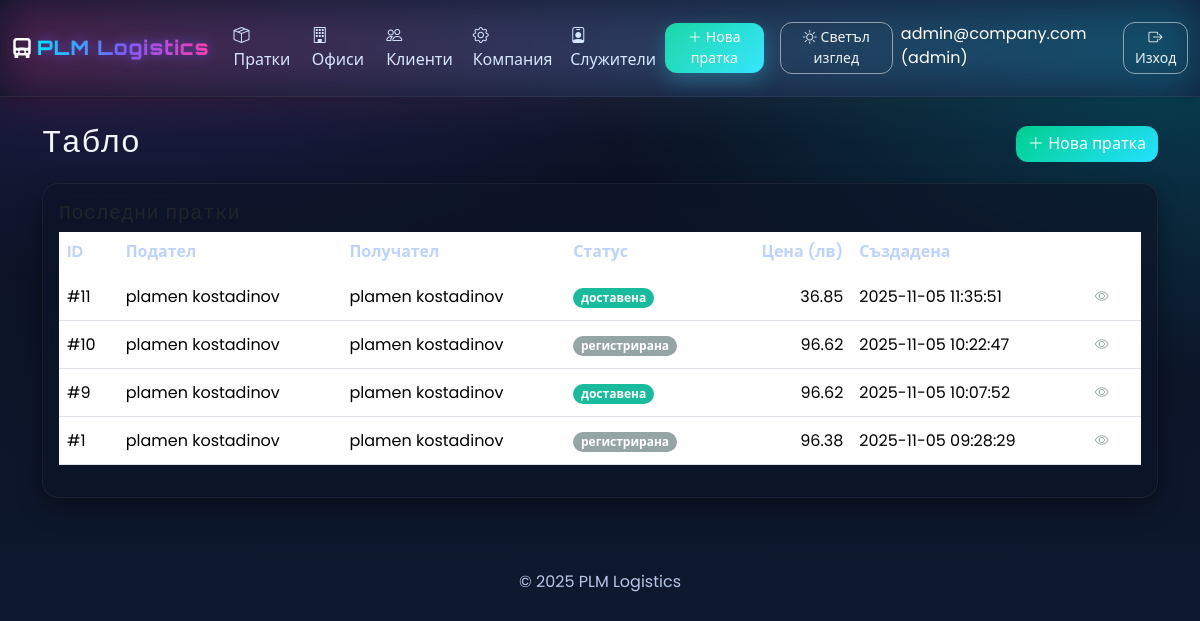
Page /shipments (signed in) on the committed database.
### tables this page shows
CREATE TABLE users (
    id INTEGER PRIMARY KEY AUTOINCREMENT,
    email TEXT UNIQUE NOT NULL,
    password_hash TEXT NOT NULL,
    role TEXT NOT NULL CHECK(role IN ('employee','client','admin','courier')),
    created_at TEXT NOT NULL DEFAULT (datetime('now'))
);

CREATE TABLE shipments (
    id INTEGER PRIMARY KEY AUTOINCREMENT,
    sender_client_id INTEGER NOT NULL,
    recipient_client_id INTEGER NOT NULL,
    origin_office_id INTEGER,
    destination_office_id INTEGER,
    delivery_address TEXT,
    pickup_address TEXT,
    weight_kg REAL NOT NULL CHECK(weight_kg > 0),
    distance_km REAL NOT NULL DEFAULT 1.0,
    to_office INTEGER NOT NULL CHECK (to_office IN (0,1)),
    size TEXT NOT NULL DEFAULT 'M', -- 'S','M','L'
    return_to_office INTEGER NOT NULL DEFAULT 0,
    return_office_id INTEGER,
    price REAL NOT NULL,
    status TEXT NOT NULL CHECK(status IN ('registered','in_transit','delivered')) DEFAULT 'registered',
    registered_by_employee_id INTEGER NOT NULL,
    courier_employee_id INTEGER,
    registered_at TEXT NOT NULL DEFAULT (datetime('now')),
    delivered_at TEXT,
    FOREIGN KEY(sender_client_id) REFERENCES clients(id),
    FOREIGN KEY(recipient_client_id) REFERENCES clients(id),
    FOREIGN KEY(origin_office_id) REFERENCES offices(id),
    FOREIGN KEY(destination_office_id) REFERENCES offices(id),
    FOREIGN KEY(return_office_id) REFERENCES offices(id),
    FOREIGN KEY(registered_by_employee_id) REFERENCES employees(id),
    FOREIGN KEY(courier_employee_id) REFERENCES employees(id)
);

### app/blueprints/shipments.py (the view)
@bp.route('/shipments', endpoint='shipments_list')
def shipments_list():
    user = current_user()  # проверка кой е логнат
    if not user:
        return redirect(url_for('auth.login'))
    db = get_db()
    base_query = """
        SELECT s.*, sc.first_name||' '||sc.last_name as sender_name,
               rc.first_name||' '||rc.last_name as recipient_name
        FROM shipments s
        JOIN clients sc ON sc.id = s.sender_client_id
        JOIN clients rc ON rc.id = s.recipient_client_id
    """
    params = []
    if user['role'] == 'client':
        me = db.execute("SELECT id FROM clients WHERE user_id=?", (user['id'],)).fetchone()
        base_query += " WHERE s.sender_client_id=? OR s.recipient_client_id=?"
        params += [me['id'], me['id']]
    base_query += " ORDER BY s.id DESC"
    shipments = db.execute(base_query, params).fetchall()
    return render_template("shipments_list.html", title="Пратки", shipments=shipments)

### app/db.py (called while the page is built)
def ensure_file_exists(pathlike):
    p = Path(pathlike)
    if not p.exists():
        p.touch()

def get_db():
    if "db" not in g:
        db_path = current_app.config["DATABASE"]
        g.db = sqlite3.connect(db_path)
        g.db.row_factory = sqlite3.Row
    return g.db

def init_schema():
    db = get_db()
    db.executescript(SCHEMA_SQL)
    if not db.execute("SELECT 1 FROM company WHERE id=1").fetchone():
        db.execute("INSERT INTO company (id, name) VALUES (1, ?)", ("PLM Logistics",))
    if not db.execute("SELECT 1 FROM users WHERE role='admin'").fetchone():
        from werkzeug.security import generate_password_hash
        db.execute(
            "INSERT INTO users(email, password_hash, role) VALUES (?,?, 'admin')",
            ("admin@company.com", generate_password_hash("admin123")),
        )
    db.commit()

### app/utils/auth.py (called while the page is built)
def current_user():
    uid = session.get("user_id")
    if not uid:
        return None
    db = get_db()
    return db.execute("SELECT * FROM users WHERE id=?", (uid,)).fetchone()

### templates/shipments_list.html
{% extends 'layout.html' %}
{% block content %}
<div class="d-flex justify-content-between align-items-center mb-3">
  <h3>Табло</h3>
  {% if user.role in ['employee','admin'] %}
    <a class="btn btn-success glow" href="{{ url_for('shipments.shipments_new') }}">
      <i class="bi bi-plus-lg"></i> Нова пратка
    </a>
  {% endif %}
</div>
<div class="card">
  <div class="card-body">
    <h5 class="card-title">Последни пратки</h5>
<table class="table table-hover align-middle">
  <thead>
    <tr>
      <th>ID</th>
      <th>Подател</th>
      <th>Получател</th>
      <th>Статус</th>
      <th class="text-end">Цена (лв)</th>
      <th>Създадена</th>
      <th></th>
    </tr>
  </thead>
  <tbody>
    {% for s in shipments %}
      <tr>
        <td>#{{ s.id }}</td>
        <td>{{ s.sender_name }}</td>
        <td>{{ s.recipient_name }}</td>
        <td>
          {% if s.status == 'delivered' %}
            <span class="badge bg-success">доставена</span>
          {% elif s.status == 'in_transit' %}
            <span class="badge bg-warning text-dark">в транзит</span>
          {% else %}
            <span class="badge bg-secondary">регистрирана</span>
          {% endif %}
        </td>
        <td class="text-end">{{ '%.2f'|format(s.price) }}</td>
        <td>{{ s.registered_at }}</td>
        <td class="text-nowrap">
          <a class="btn btn-sm btn-outline-secondary"
             href="{{ url_for('shipments.shipments_view', shipment_id=s.id) }}">
            <i class="bi bi-eye"></i>
          </a>
        </td>
      </tr>
    {% else %}
      <tr>
        <td colspan="7" class="text-center text-muted py-4">Няма пратки за показване.</td>
      </tr>
    {% endfor %}
  </tbody>
</table>
  </div>
</div>
{% endblock %}

### templates/layout.html (shortened to what this page needs)
<!doctype html>
<html lang="bg">
  <head>
    <link href="https://cdn.jsdelivr.net/npm/bootswatch@5.3.3/dist/flatly/bootstrap.min.css" rel="stylesheet">
    <link href="https://cdn.jsdelivr.net/npm/bootstrap-icons@1.11.3/font/bootstrap-icons.css" rel="stylesheet">
    <link href="{{ url_for('static', filename='css/styles.css') }}" rel="stylesheet">
  </head>
  <body class="neo-bg">
    <nav class="navbar navbar-expand-lg navbar-dark neo-nav">
      <div class="container-fluid">
        <a class="navbar-brand logo" href="{{ url_for('main.dashboard') }}">
          <i class="bi bi-truck-front-fill me-1"></i><span class="brand-text">PLM Logistics</span>
        </a>
        <div class="collapse navbar-collapse" id="nav">
          <ul class="navbar-nav me-auto mb-2 mb-lg-0">
            {% if user %}
              <li class="nav-item"><a class="nav-link" href="{{ url_for('shipments.shipments_list') }}"><i class="bi bi-box-seam"></i> Пратки</a></li>
              <li class="nav-item"><a class="nav-link" href="{{ url_for('offices.offices_list') }}"><i class="bi bi-building"></i> Офиси</a></li>
              {% if user.role in ['employee','admin'] %}
              <li class="nav-item"><a class="nav-link" href="{{ url_for('customers.clients_list') }}"><i class="bi bi-people"></i> Клиенти</a></li>
              <li class="nav-item"><a class="nav-link" href="{{ url_for('company.company_form') }}"><i class="bi bi-gear"></i> Компания</a></li>
              {% endif %}
              {% if user.role == 'admin' %}
              <li class="nav-item"><a class="nav-link" href="{{ url_for('employees.employees_list') }}"><i class="bi bi-person-badge"></i> Служители</a></li>
              {% endif %}
            {% endif %}
          </ul>
          <ul class="navbar-nav me-2">
            {% if user and user.role in ['employee','admin'] %}
            <li class="nav-item me-2"><a class="btn btn-sm btn-success" href="{{ url_for('shipments.shipments_new') }}"><i class="bi bi-plus-lg"></i> Нова пратка</a></li>
            {% endif %}
          </ul>
          <ul class="navbar-nav me-2">
            <li class="nav-item">
              <button id="themeToggle" class="btn btn-sm btn-outline-light" type="button"> Светъл изглед</button>
            </li>
          </ul>
          <ul class="navbar-nav">
            {% if user %}
              <li class="nav-item"><span class="navbar-text me-2">{{ user.email }} ({{ user.role }})</span></li>
              <li class="nav-item"><a class="btn btn-sm btn-outline-light" href="{{ url_for('auth.logout') }}"><i class="bi bi-box-arrow-right"></i> Изход</a></li>
            {% endif %}
          </ul>
        </div>
      </div>
    </nav>
    <main class="container py-4 reveal">
      {% block content %}{% endblock %}
      <footer class="mt-5 py-4 text-center text-muted">
        <span>© 2025 {{ app_name }}</span>
      </footer>
    </main>
</body>
</html>

### static/css/styles.css (style rules this page uses)
:root { --neo-bg1:#0a0f1f; --neo-bg2:#0f1b33; --neo-accent:#00e0ff; --neo-accent-2:#7a5cff; --neo-hot:#ff3cac; --neo-text:#e6f1ff; --neo-muted:#8aa0c6; --radius:16px; --shadow:0 10px 25px rgba(0,0,0,.35), 0 2px 6px rgba(0,0,0,.2); }
* { box-sizing:border-box }
body { font-family:'Poppins',system-ui,Segoe UI,Roboto,Arial,sans-serif;color:var(--neo-text) }
.neo-bg { min-height:100vh; background: radial-gradient(1200px 600px at 10% -10%, rgba(122,92,255,.25), transparent 60%), radial-gradient(1000px 500px at 100% 10%, rgba(0,224,255,.2), transparent 60%), linear-gradient(180deg, var(--neo-bg1), var(--neo-bg2)); background-attachment: fixed; }
.neo-nav { background: linear-gradient(90deg, #0b1226, #101e3a); position: sticky; top:0; z-index: 1030; box-shadow: var(--shadow); border-bottom:1px solid rgba(255,255,255,.06); }
.neo-nav:before { content:''; position:absolute; inset:0; background: linear-gradient(90deg, var(--neo-hot), var(--neo-accent), var(--neo-accent-2), var(--neo-hot)); opacity:.25; mix-blend-mode: screen; filter: blur(24px); background-size: 300% 100%; animation: flow 14s linear infinite; pointer-events: none; }
.logo { font-family:'Orbitron', monospace; letter-spacing:1px; font-weight:800; position:relative }
.brand-text { background: linear-gradient(90deg, #00e0ff, #7a5cff, #ff3cac); -webkit-background-clip: text; background-clip: text; color: transparent; filter: drop-shadow(0 0 6px rgba(122,92,255,.6)); }
.card { border-radius: var(--radius); background: rgba(13,20,39,.65); border:1px solid rgba(255,255,255,.06); box-shadow: var(--shadow); -webkit-backdrop-filter: blur(6px); backdrop-filter: blur(6px); animation: rise .5s ease both; }
.table { color:var(--neo-text) }
.table thead th { border-color:rgba(255,255,255,.1); color:#bcd2ff; font-weight:600 }
.table tbody tr { transition:.2s }
.btn { border-radius: 12px; border:1px solid transparent; transition: transform .08s ease, box-shadow .2s ease, background .2s ease; }
.btn-success { background: linear-gradient(135deg, #00d18f, #24e1ff); border:none; box-shadow: 0 8px 20px rgba(36,225,255,.25); }
.btn-outline-light { border-color: rgba(255,255,255,.5) }
footer { color:var(--neo-muted) }
.reveal { opacity:0; transform: translateY(10px); transition: .6s ease }
.reveal.is-visible { opacity:1; transform:none }
.badge { border-radius: 10px }
.glow { box-shadow: 0 0 0 0 rgba(122,92,255,.9); animation: pulseGlow 2s ease-out infinite }
.navbar .nav-link { color:#cfe4ff }
.navbar .btn-outline-light { border-color: rgba(255,255,255,.5) }
h1,h2,h3,h4,h5,h6 { font-family:'Orbitron', monospace; letter-spacing:.5px }
:root { --neo-text:#f2f6ff; --neo-muted:#b8c7e8 }
.navbar .navbar-brand, .navbar .navbar-text { color:#ffffff }
a { color:#7ad6ff }
::placeholder { color: #9fb3d7; opacity: 1; }
.text-muted { color: var(--neo-muted) !important; }

### rows in the picture
users: email "admin@company.com", role "admin"
shipments: id "11", sender_name "plamen kostadinov", recipient_name "plamen kostadinov", status "доставена", price "36.85", registered_at "2025-11-05 11:35:51"
shipments: id "10", sender_name "plamen kostadinov", recipient_name "plamen kostadinov", status "регистрирана", price "96.62", registered_at "2025-11-05 10:22:47"
shipments: id "9", sender_name "plamen kostadinov", recipient_name "plamen kostadinov", status "доставена", price "96.62", registered_at "2025-11-05 10:07:52"
shipments: id "1", sender_name "plamen kostadinov", recipient_name "plamen kostadinov", status "регистрирана", price "96.38", registered_at "2025-11-05 09:28:29"

### other values in the picture
{{ app_name }} "PLM Logistics"
